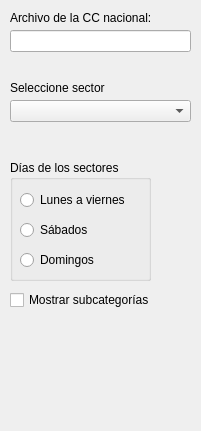
<?xml version="1.0" encoding="UTF-8"?>
<ui version="4.0">
 <class>SectorAndTotalNatDiagram</class>
 <widget class="QWidget" name="SectorAndTotalNatDiagram">
  <property name="geometry">
   <rect>
    <x>0</x>
    <y>0</y>
    <width>201</width>
    <height>431</height>
   </rect>
  </property>
  <property name="minimumSize">
   <size>
    <width>201</width>
    <height>0</height>
   </size>
  </property>
  <property name="maximumSize">
   <size>
    <width>201</width>
    <height>16777215</height>
   </size>
  </property>
  <property name="windowTitle">
   <string>Form</string>
  </property>
  <widget class="QLineEdit" name="lineEditTotalNatDoc">
   <property name="geometry">
    <rect>
     <x>10</x>
     <y>30</y>
     <width>181</width>
     <height>22</height>
    </rect>
   </property>
   <property name="focusPolicy">
    <enum>Qt::NoFocus</enum>
   </property>
  </widget>
  <widget class="QLabel" name="label">
   <property name="geometry">
    <rect>
     <x>10</x>
     <y>10</y>
     <width>181</width>
     <height>16</height>
    </rect>
   </property>
   <property name="text">
    <string>Archivo de la CC nacional:</string>
   </property>
  </widget>
  <widget class="QGroupBox" name="groupBoxDayType">
   <property name="geometry">
    <rect>
     <x>10</x>
     <y>160</y>
     <width>141</width>
     <height>121</height>
    </rect>
   </property>
   <property name="title">
    <string>Días de los sectores</string>
   </property>
   <widget class="QRadioButton" name="radioButtonWorkdays">
    <property name="geometry">
     <rect>
      <x>10</x>
      <y>30</y>
      <width>121</width>
      <height>20</height>
     </rect>
    </property>
    <property name="text">
     <string>Lunes a viernes</string>
    </property>
   </widget>
   <widget class="QRadioButton" name="radioButtonSaturdays">
    <property name="geometry">
     <rect>
      <x>10</x>
      <y>60</y>
      <width>121</width>
      <height>20</height>
     </rect>
    </property>
    <property name="text">
     <string>Sábados</string>
    </property>
   </widget>
   <widget class="QRadioButton" name="radioButtonSundays">
    <property name="geometry">
     <rect>
      <x>10</x>
      <y>90</y>
      <width>121</width>
      <height>20</height>
     </rect>
    </property>
    <property name="text">
     <string>Domingos</string>
    </property>
   </widget>
  </widget>
  <widget class="QComboBox" name="comboBoxSelectSector">
   <property name="geometry">
    <rect>
     <x>10</x>
     <y>100</y>
     <width>181</width>
     <height>22</height>
    </rect>
   </property>
  </widget>
  <widget class="QLabel" name="label_2">
   <property name="geometry">
    <rect>
     <x>10</x>
     <y>80</y>
     <width>181</width>
     <height>16</height>
    </rect>
   </property>
   <property name="text">
    <string>Seleccione sector</string>
   </property>
  </widget>
  <widget class="QCheckBox" name="checkBoxShowSubCats">
   <property name="geometry">
    <rect>
     <x>10</x>
     <y>290</y>
     <width>181</width>
     <height>20</height>
    </rect>
   </property>
   <property name="text">
    <string>Mostrar subcategorías</string>
   </property>
  </widget>
 </widget>
 <resources/>
 <connections/>
</ui>
